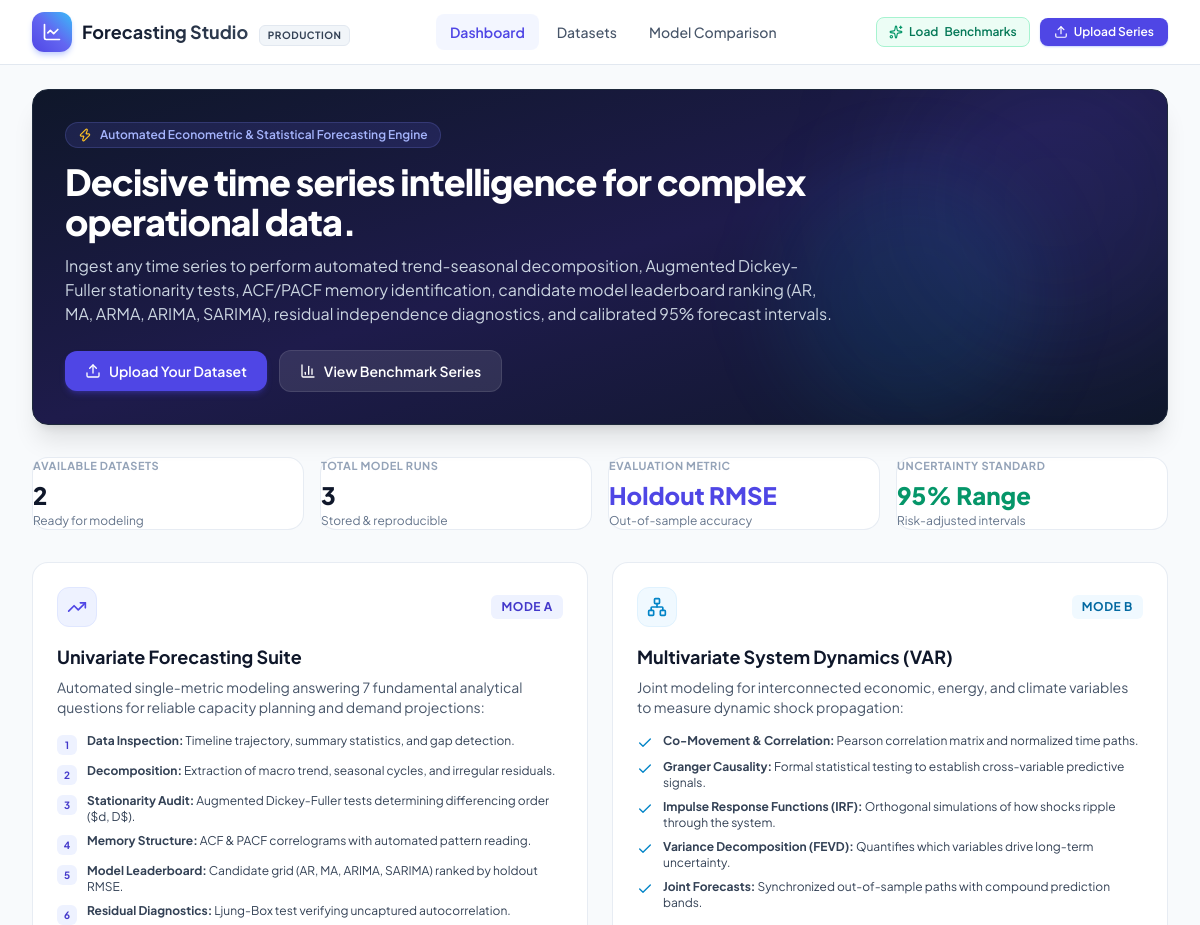
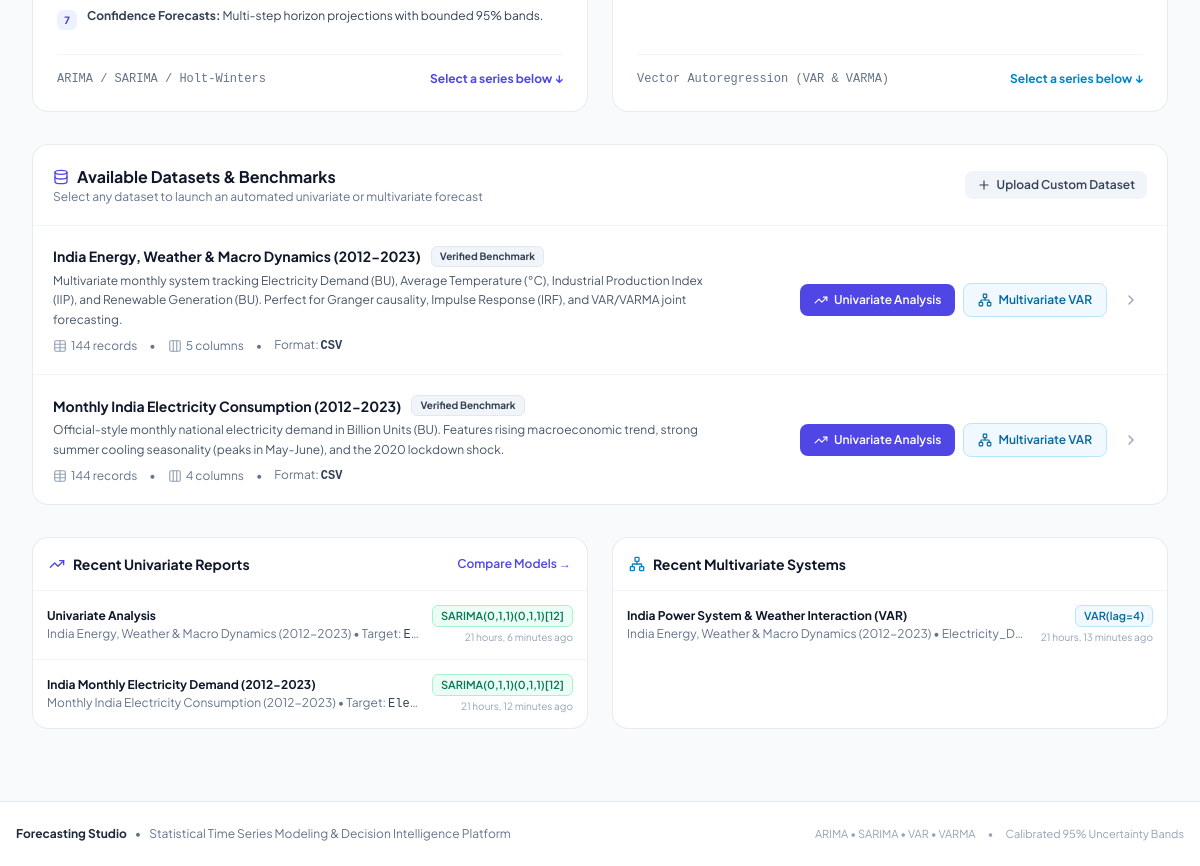
Before: / with the older database file (2 pictures, top to bottom).
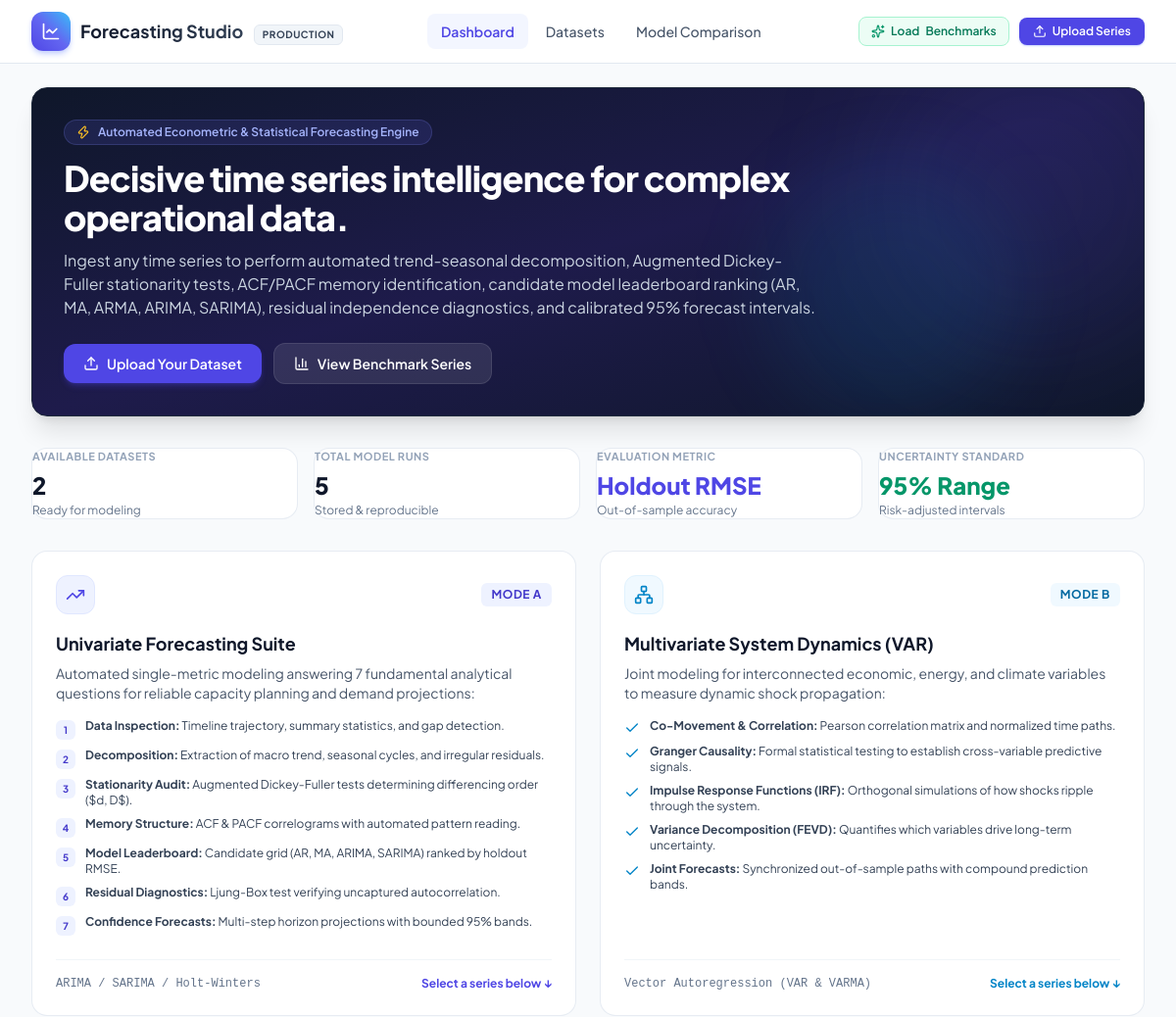
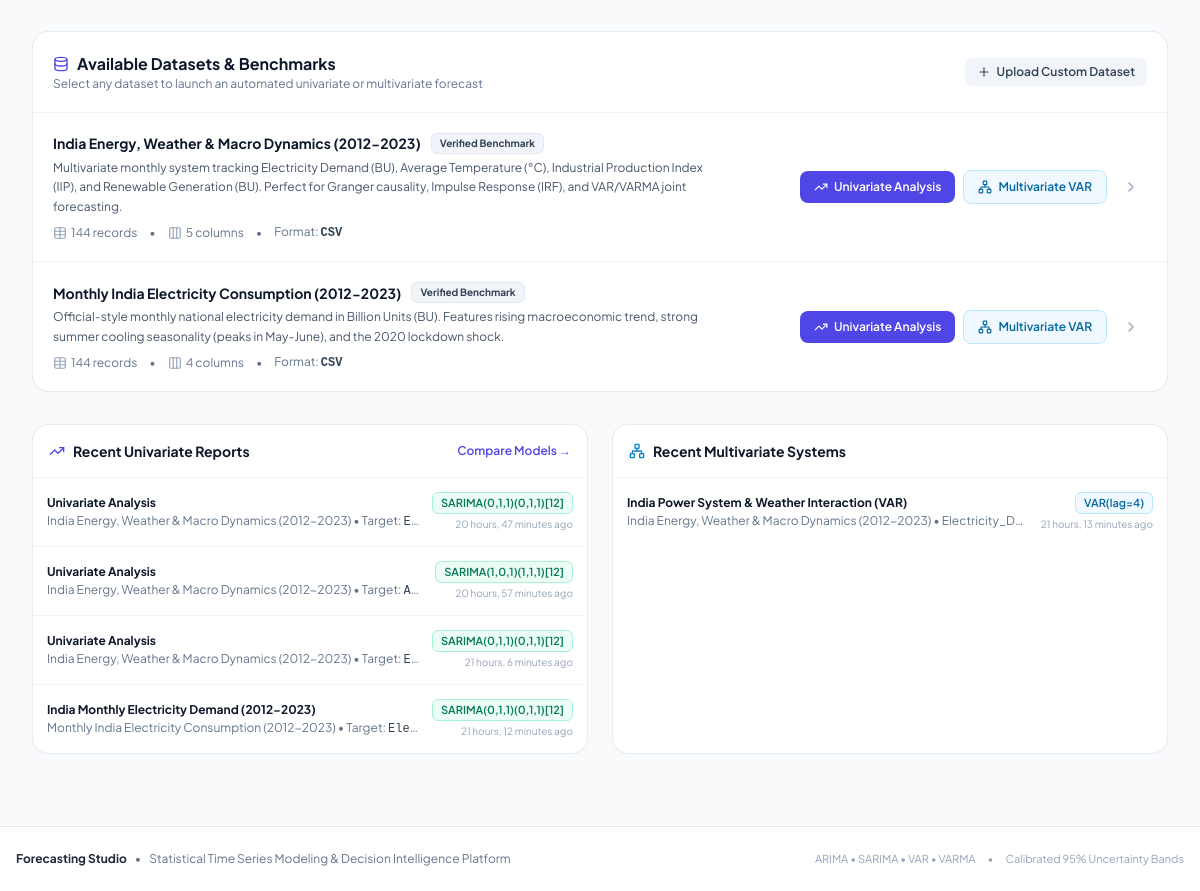
After: the same page with the newer database file (2 pictures, top to bottom).
### studio/models.py (models this page shows, shortened)
class Dataset(models.Model):
    name = models.CharField(max_length=200)
    description = models.TextField(blank=True, default='')
    file = models.FileField(upload_to='datasets/', blank=True, null=True)
    uploaded_at = models.DateTimeField(auto_now_add=True)
    file_type = models.CharField(max_length=20, default='csv')
    rows_count = models.IntegerField(default=0)
    columns_json = models.JSONField(default=list, help_text="List of column names and preview types")
    is_sample = models.BooleanField(default=False)
    @property
    def columns(self):
        return self.columns_json if isinstance(self.columns_json, list) else []

class AnalysisRun(models.Model):
    dataset = models.ForeignKey(Dataset, on_delete=models.CASCADE, related_name='runs')
    run_name = models.CharField(max_length=200, default='Univariate Analysis')
    date_column = models.CharField(max_length=100)
    target_column = models.CharField(max_length=100)
    frequency = models.CharField(max_length=20, default='MS')
    seasonal_period = models.IntegerField(default=12)
    holdout_size = models.IntegerField(default=12)
    forecast_horizon = models.IntegerField(default=12)
    created_at = models.DateTimeField(auto_now_add=True)
    summary_headline = models.CharField(max_length=300, blank=True, default='')
    summary_text = models.TextField(blank=True, default='')
    q1_data_quality = models.JSONField(default=dict)
    q2_decomposition = models.JSONField(default=dict)
    q3_stationarity = models.JSONField(default=dict)
    q4_acf_pacf = models.JSONField(default=dict)
    q5_best_model = models.JSONField(default=dict)
    q6_residuals = models.JSONField(default=dict)
    q7_forecast = models.JSONField(default=dict)
    warnings = models.JSONField(default=list)
    class Meta:
        ordering = ['-created_at']
    @property
    def best_candidate(self):
        return self.candidates.filter(is_best=True).first() or self.candidates.first()

class ModelCandidate(models.Model):
    run = models.ForeignKey(AnalysisRun, on_delete=models.CASCADE, related_name='candidates')
    model_name = models.CharField(max_length=100)
    model_family = models.CharField(max_length=50) # AR, MA, ARMA, ARIMA, SARIMA, Baseline
    order_str = models.CharField(max_length=50, blank=True, default='')
    seasonal_order_str = models.CharField(max_length=50, blank=True, default='')
    aic = models.FloatField(null=True, blank=True)
    bic = models.FloatField(null=True, blank=True)
    rmse = models.FloatField(null=True, blank=True)
    mae = models.FloatField(null=True, blank=True)
    mape = models.FloatField(null=True, blank=True)
    rank = models.IntegerField(default=99)
    is_best = models.BooleanField(default=False)
    fit_success = models.BooleanField(default=True)
    notes = models.TextField(blank=True, default='')
    class Meta:
        ordering = ['rank', 'rmse', 'aic']

class MultivariateRun(models.Model):
    dataset = models.ForeignKey(Dataset, on_delete=models.CASCADE, related_name='multivariate_runs')
    run_name = models.CharField(max_length=200, default='Multivariate VAR/VARMA Analysis')
    date_column = models.CharField(max_length=100)
    target_columns = models.JSONField(default=list)
    frequency = models.CharField(max_length=20, default='MS')
    model_type = models.CharField(max_length=20, default='VAR') # VAR or VARMA
    lag_order = models.IntegerField(default=2)
    ma_order = models.IntegerField(default=0)
    forecast_horizon = models.IntegerField(default=12)
    created_at = models.DateTimeField(auto_now_add=True)
    summary_text = models.TextField(blank=True, default='')
    correlation_matrix = models.JSONField(default=dict)
    granger_causality = models.JSONField(default=dict)
    irf_data = models.JSONField(default=dict)
    fevd_data = models.JSONField(default=dict)
    joint_forecast = models.JSONField(default=dict)
    series_history = models.JSONField(default=dict)
    metrics = models.JSONField(default=dict)
    warnings = models.JSONField(default=list)
    class Meta:
        ordering = ['-created_at']

### studio/views.py (the view)
# urls.py: path('', views.DashboardView.as_view(), name='dashboard'),
class DashboardView(View):
    def get(self, request):
        datasets = Dataset.objects.all().order_by('-uploaded_at')
        univariate_runs = AnalysisRun.objects.select_related('dataset').all()[:6]
        multivariate_runs = MultivariateRun.objects.select_related('dataset').all()[:6]
        sample_count = Dataset.objects.filter(is_sample=True).count()
        context = {
            'datasets': datasets,
            'univariate_runs': univariate_runs,
            'multivariate_runs': multivariate_runs,
            'sample_count': sample_count,
            'total_datasets': datasets.count(),
            'total_runs': AnalysisRun.objects.count() + MultivariateRun.objects.count()
        }
        return render(request, 'studio/dashboard.html', context)

### templates/studio/dashboard.html (shortened to what the changed rows need)
{% extends 'base.html' %}
{% block content %}
<div class="space-y-8">
    <div class="bg-gradient-to-br from-slate-900 via-indigo-950 to-slate-900 rounded-2xl p-6 sm:p-8 text-white shadow-xl relative overflow-hidden border border-slate-800">
        <div class="relative z-10 max-w-3xl">
            <h1 class="text-2xl sm:text-3xl lg:text-4xl font-extrabold tracking-tight text-white mb-3">
                Decisive time series intelligence for complex operational data.
            </h1>
        </div>
    </div>
    <div class="grid grid-cols-2 md:grid-cols-4 gap-4">
        <div class="bg-white p-4.5 rounded-2xl border border-slate-200/80 shadow-xs">
            <div class="text-[11px] font-bold text-slate-400 uppercase tracking-wider mb-1">Total Model Runs</div>
            <div class="text-2xl font-extrabold text-slate-900">{{ total_runs }}</div>
            <div class="text-xs text-slate-500 mt-0.5">Stored & reproducible</div>
        </div>
    </div>
    <div id="benchmarks" class="bg-white rounded-2xl border border-slate-200/80 shadow-xs overflow-hidden scroll-mt-20">
        <div class="p-5 border-b border-slate-100 flex flex-wrap items-center justify-between gap-4">
            <div>
                <h2 class="text-base font-bold text-slate-900 flex items-center gap-2">
                    <i data-lucide="database" class="w-4 h-4 text-indigo-600"></i>
                    <span>Available Datasets & Benchmarks</span>
                </h2>
            </div>
        </div>
        {% if datasets %}
        <div class="divide-y divide-slate-100">
            {% for ds in datasets %}
            <div class="p-5 hover:bg-slate-50/70 transition-colors flex flex-col md:flex-row md:items-center justify-between gap-4">
                <div class="space-y-1">
                    <div class="flex items-center gap-2.5">
                        <a href="{% url 'dataset_detail' ds.pk %}" class="text-sm font-bold text-slate-900 hover:text-indigo-600 transition-colors">
                            {{ ds.name }}
                        </a>
                        {% if ds.is_sample %}
                        <span class="px-2 py-0.5 rounded-md text-[10px] font-bold bg-slate-100 text-slate-700 border border-slate-200">
                            Verified Benchmark
                        </span>
                        {% endif %}
                    </div>
                    <p class="text-xs text-slate-600 max-w-2xl leading-relaxed">{{ ds.description }}</p>
                    <div class="flex flex-wrap items-center gap-3 text-xs text-slate-500 pt-1">
                        <span class="inline-flex items-center gap-1">
                            <i data-lucide="table" class="w-3.5 h-3.5 text-slate-400"></i>
                            {{ ds.rows_count }} records
                        </span>
                        <span>&bull;</span>
                        <span class="inline-flex items-center gap-1">
                            <i data-lucide="columns-3" class="w-3.5 h-3.5 text-slate-400"></i>
                            {{ ds.columns|length }} columns
                        </span>
                        <span>&bull;</span>
                        <span>Format: <strong class="uppercase font-mono text-slate-700">{{ ds.file_type }}</strong></span>
                    </div>
                </div>
                <div class="flex flex-wrap items-center gap-2 shrink-0">
                    <a href="{% url 'univariate_create' ds.pk %}" class="inline-flex items-center gap-1.5 px-3.5 py-2 rounded-lg bg-indigo-600 hover:bg-indigo-700 text-white text-xs font-semibold transition-colors shadow-xs">
                        <i data-lucide="trending-up" class="w-3.5 h-3.5"></i>
                        <span>Univariate Analysis</span>
                    </a>
                    {% if ds.columns|length >= 2 %}
                    <a href="{% url 'multivariate_create' ds.pk %}" class="inline-flex items-center gap-1.5 px-3.5 py-2 rounded-lg bg-sky-50 text-sky-700 hover:bg-sky-100 border border-sky-200 text-xs font-semibold transition-colors">
                        <i data-lucide="network" class="w-3.5 h-3.5"></i>
                        <span>Multivariate VAR</span>
                    </a>
                    {% endif %}
                    <a href="{% url 'dataset_detail' ds.pk %}" class="p-2 rounded-lg text-slate-400 hover:text-slate-600 hover:bg-slate-100 transition-colors" title="Inspect columns and preview">
                        <i data-lucide="chevron-right" class="w-4 h-4"></i>
                    </a>
                </div>
            </div>
            {% endfor %}
        </div>
        {% endif %}
    </div>
    <div class="grid grid-cols-1 lg:grid-cols-2 gap-6">
        <div class="bg-white rounded-2xl border border-slate-200/80 shadow-xs overflow-hidden">
            {% if univariate_runs %}
            <div class="divide-y divide-slate-100 text-xs">
                {% for r in univariate_runs %}
                <a href="{% url 'univariate_detail' r.pk %}" class="p-3.5 hover:bg-slate-50 flex items-center justify-between gap-3 transition-colors block">
                    <div class="space-y-0.5 min-w-0">
                        <div class="font-bold text-slate-900 truncate">{{ r.run_name }}</div>
                        <div class="text-slate-500 truncate">{{ r.dataset.name }} &bull; Target: <span class="font-mono text-slate-700">{{ r.target_column }}</span></div>
                    </div>
                    <div class="text-right shrink-0">
                        <span class="inline-block px-2 py-0.5 rounded-md text-[11px] font-semibold bg-emerald-50 text-emerald-700 border border-emerald-200">
                            {{ r.best_candidate.model_name|default:"Evaluated" }}
                        </span>
                        <div class="text-[10px] text-slate-400 mt-0.5">{{ r.created_at|timesince }} ago</div>
                    </div>
                </a>
                {% endfor %}
            </div>
            {% else %}
            <div class="text-center py-8 text-xs text-slate-400">No univariate runs yet. Select any dataset above to start.</div>
            {% endif %}
        </div>
        <div class="bg-white rounded-2xl border border-slate-200/80 shadow-xs overflow-hidden">
            {% if multivariate_runs %}
            <div class="divide-y divide-slate-100 text-xs">
                {% for r in multivariate_runs %}
                <a href="{% url 'multivariate_detail' r.pk %}" class="p-3.5 hover:bg-slate-50 flex items-center justify-between gap-3 transition-colors block">
                    <div class="space-y-0.5 min-w-0">
                        <div class="font-bold text-slate-900 truncate">{{ r.run_name }}</div>
                        <div class="text-slate-500 truncate">{{ r.dataset.name }} &bull; {{ r.target_columns|join:", " }}</div>
                    </div>
                    <div class="text-right shrink-0">
                        <span class="inline-block px-2 py-0.5 rounded-md text-[11px] font-semibold bg-sky-50 text-sky-700 border border-sky-200">
                            {{ r.model_type }}(lag={{ r.lag_order }})
                        </span>
                        <div class="text-[10px] text-slate-400 mt-0.5">{{ r.created_at|timesince }} ago</div>
                    </div>
                </a>
                {% endfor %}
            </div>
            {% else %}
            <div class="text-center py-8 text-xs text-slate-400">No multivariate runs yet. Select a dataset with 2+ series to run VAR.</div>
            {% endif %}
        </div>
    </div>
</div>
{% endblock %}

Changed rows visible on the page:
added AnalysisRun: run_name "Univariate Analysis", dataset.name "India Energy, Weather & Macro Dynamics (2012-2023)", target_column "E…", best_candidate.model_name "SARIMA(0,1,1)(0,1,1)[12]", created_at "20 hours, 47 minutes"
added AnalysisRun: run_name "Univariate Analysis", dataset.name "India Energy, Weather & Macro Dynamics (2012-2023)", target_column "A…", best_candidate.model_name "SARIMA(1,0,1)(1,1,1)[12]", created_at "20 hours, 57 minutes"
Other visible differences:
{{ total_runs }}: "3" → "5"
